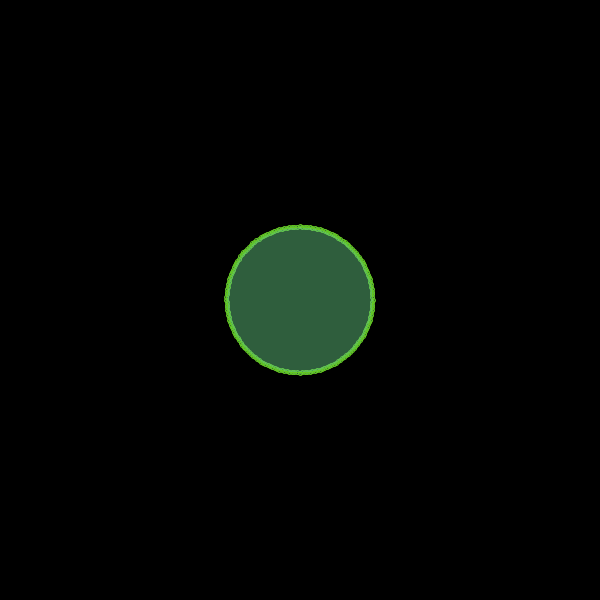
Frame 1 (no input)
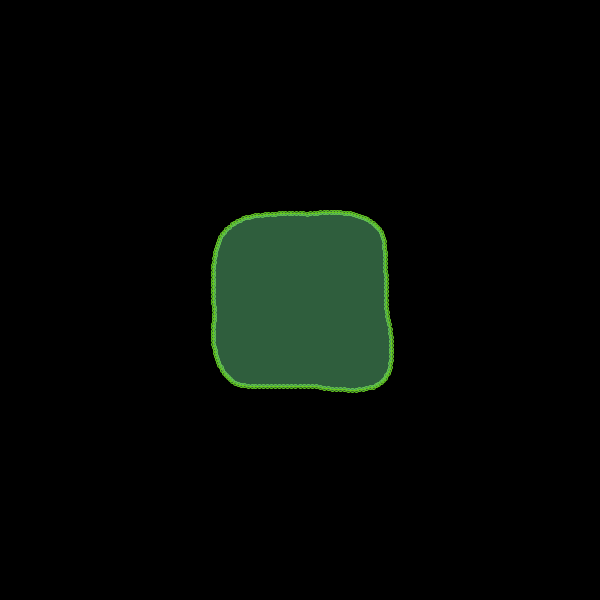
Frame 60 (the mouse pressed at the canvas centre just before this capture)
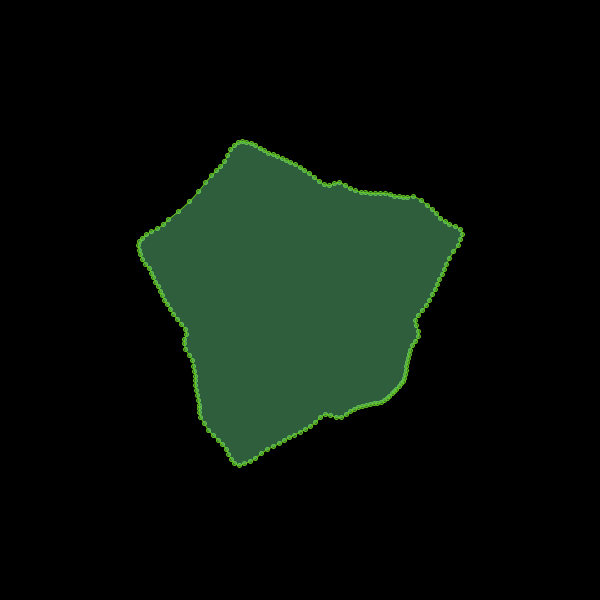
Frame 120 (the mouse held since frame 60 and released just before this capture)

The Processing sketch that drew these frames (run headless with seeded random() and noise(); from frame 60 on, the mouse is pressed at the canvas centre):

// Processing sketch: noisedrawer_simplecustomshape
// ── noisedrawer_simplecustomshape.pde
float x;
float y ;

float lx;
float ly;

void setup() {

  size(600, 600);
  x = width/2;
  y = height/2;
  lx = width/2;
  ly = height/2;
  background(0);
  strokeWeight(1);
}

int step = 10;
int num = 180;

int cinc = 0;

float growth;

int inc = 0;

void draw() {
  background(0);
  noFill();

  beginShape();
  growth = (frameCount%400);

  for (int i = 0; i <num; i++) {

    noStroke();
    stroke(100, 200, 30);
    fill(100, 200, 130,120);


    x = width/2+sin(i*TWO_PI/num)*(growth*0.7+(noise((y*0.03)*sin(frameCount*0.005)*0.5)*step*12));
    y = height/2+cos(i*TWO_PI/num)*(growth*0.7+(noise((x*0.03)*sin(frameCount*0.005)*0.5)*step*12));
    
    curveVertex(x, y);
    
    ellipse(x,y,4,4);
  }
  endShape(CLOSE);
}
